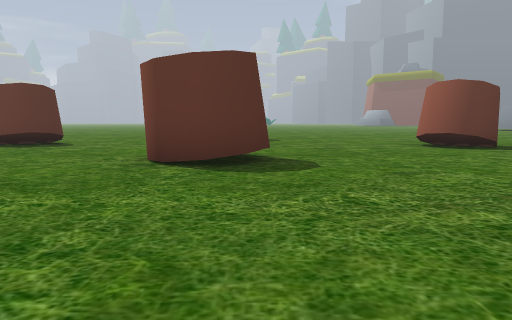
View 1 (above)

24 first-person views from a walk through a Godot game level. The camera is 1.2 m above the floor, tilts 6° down and sees 70° across. The floor is counted in squares, 2 m on a side. Each view is taken from the middle of a square. On the plan, view 1 faces up. The plan holds only what a view shows up to about 10 squares ahead; the rest is blank. The place goes on beyond the plan.

View 2
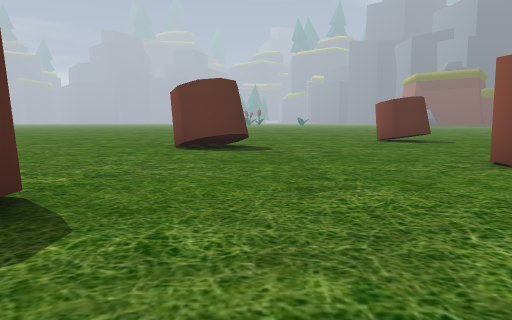

View 3
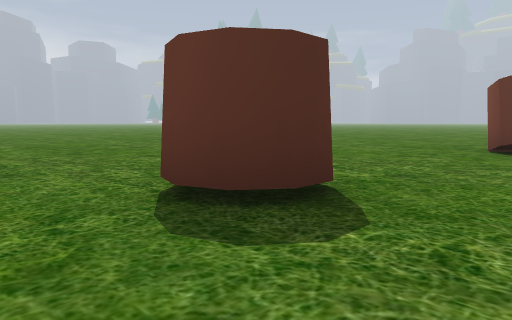

View 4
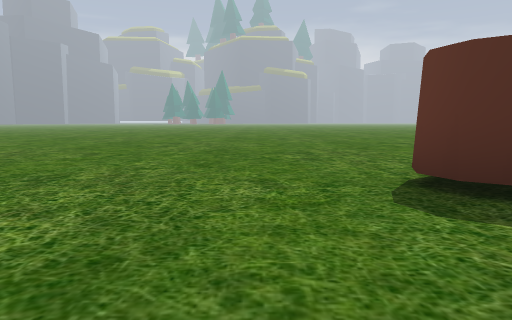

View 5
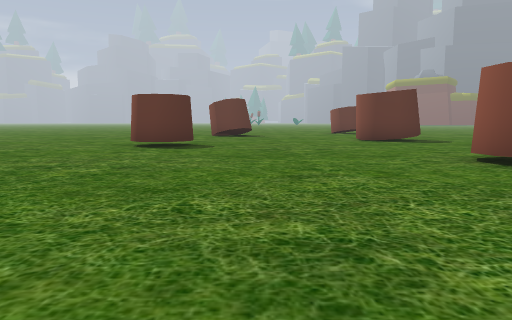

View 6
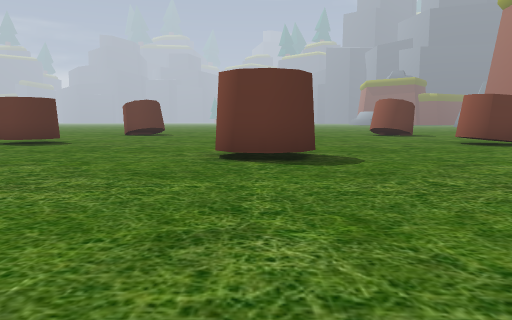

View 7
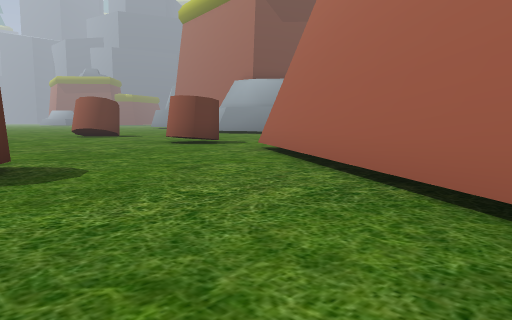

View 8
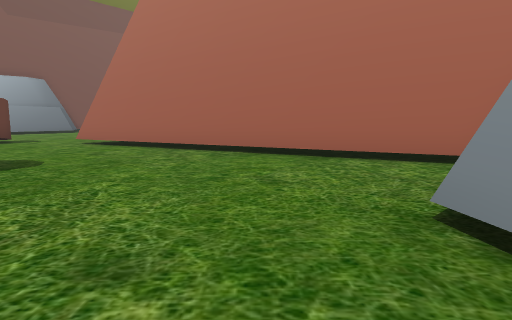

View 9
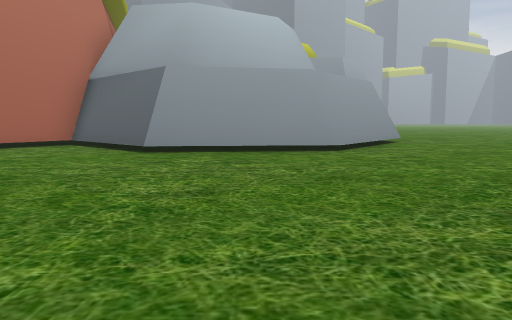

View 10
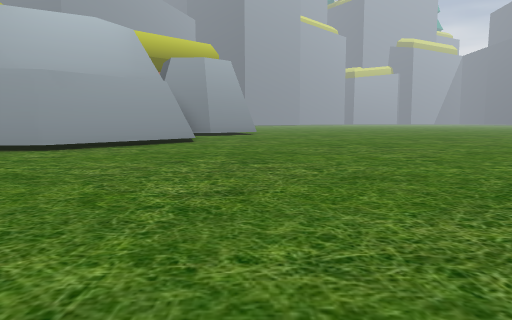

View 11
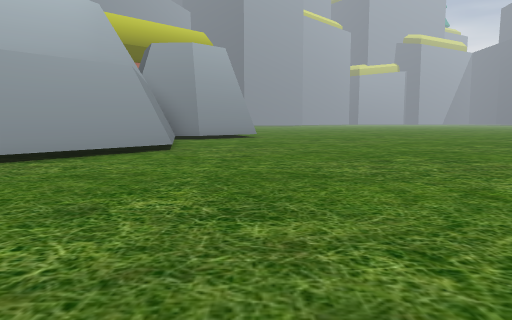

View 12
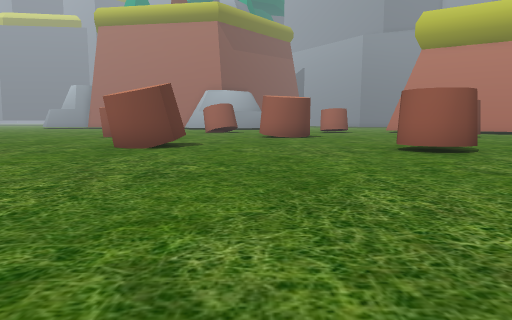

View 13
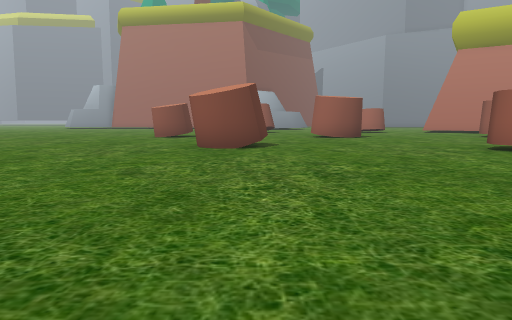

View 14
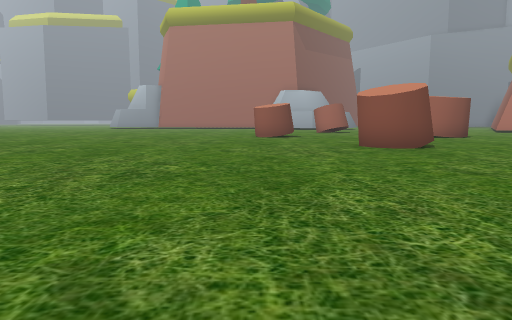

View 15
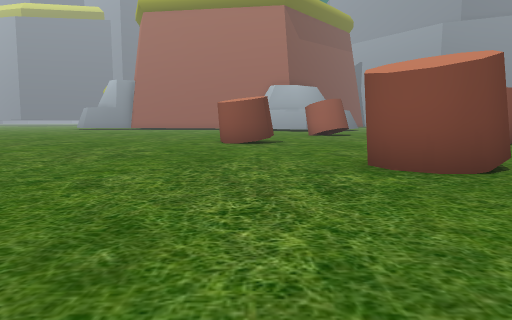

View 16
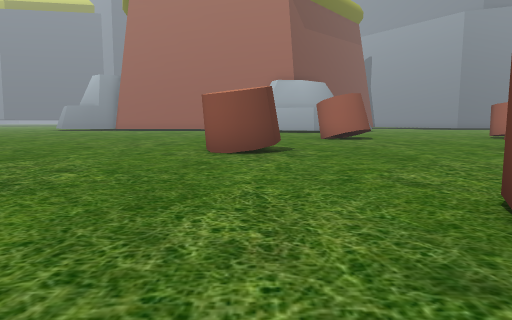

View 17
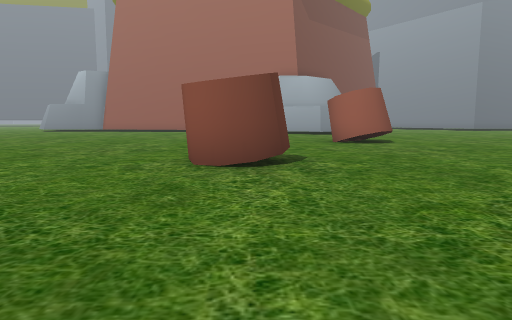

View 18
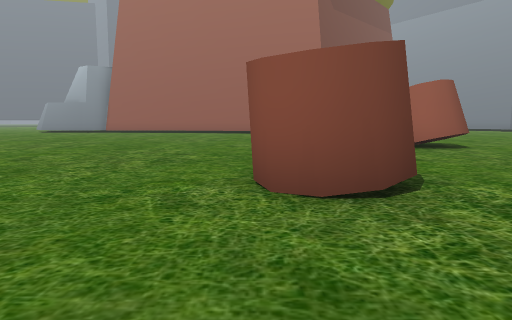

View 19
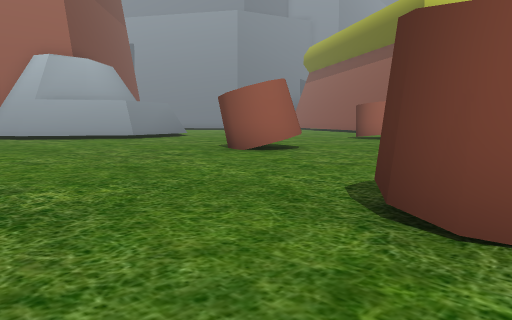

View 20
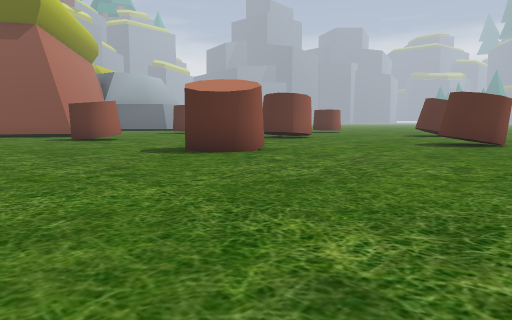

View 21
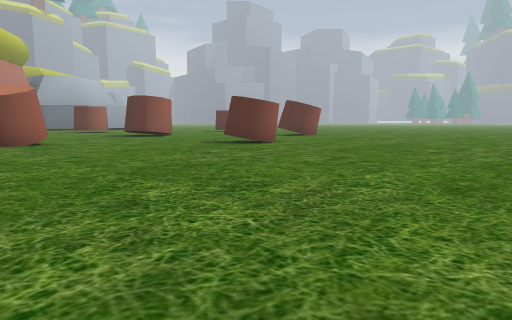

View 22
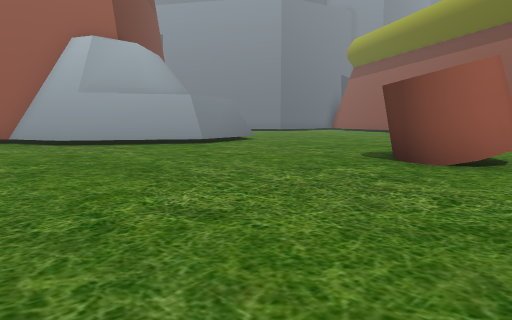

View 23
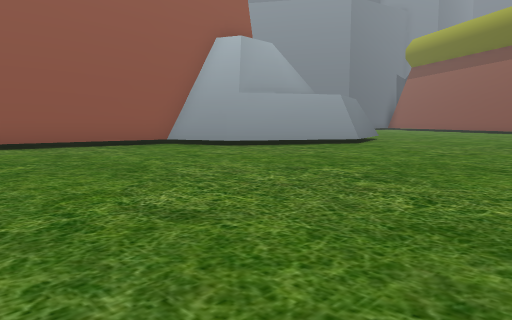

View 24
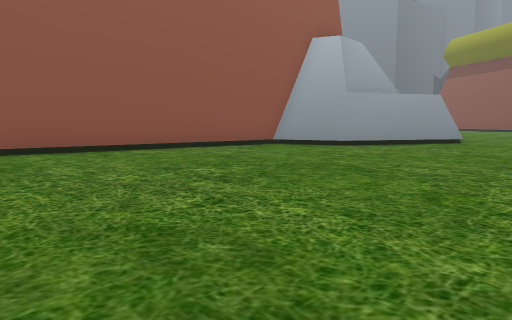

### Floor plan
Points are (right, up) in squares from view 1. A wall is a line through its corners. A room is listed if a view was taken in it or the views show most of it. See-through windows are left out.
Room 1 (views 1, 2, 3, 4, 5, 6, 7, 8, 9, 10, 11, 12, 13, 14, 15, 16, 17, 18, 19, 20, 21, 22, 23, 24)
walls: (0.2, 5.6) (-0.2, 5.1) (-0.7, 4.9) (-1.3, 5.1) (-1.7, 5.6) (-1.7, 6.2); (-0.5, 11.5) (-1, 11.7) (-1.2, 12.1) (-1.2, 12.5) (-1, 12.9) (-0.5, 13) (-0.1, 12.9) (0.4, 12.3); (0.2, 12.5) (0.2, 12.1) (-0.1, 11.7); (5.5, 8.3) (4.9, 8.1) (4.4, 8.2) (4, 8.7) (4, 9.1) (4.4, 9.6) (4.9, 9.8) (5.5, 9.6) (5.7, 9.2) (5.7, 8.6); (-5.2, 9.9) (-5.2, 9.4) (-5.5, 9) (-6.2, 8.8) (-6.6, 8.9); (-6.4, 8.7) (-6.9, 9.4) (-6.9, 9.9) (-6.6, 10.4) (-6, 10.5); (-6.6, 3.8) (-6.6, 3) (-6.9, 2.7) (-7.4, 2.5) (-7.8, 2.6) (-8.1, 3) (-8.1, 3.5) (-7.8, 3.9) (-7.4, 4) (-6.6, 3.8); (5.3, 1.9) (4.8, 2.1) (4.5, 2.5) (4.4, 2.9); (0, -0.8) (-0.3, -1.3) (-0.8, -1.5) (-1.3, -1.4) (-1.6, -1) (-1.7, -0.4); (11.2, 8.9) (12.9, 11.9) (14.7, 12.6); (11.7, 9.4) (12.4, 10.5); (12.4, 10.6) (13.1, 11.7) (14.6, 12.3) (15.6, 18.7); (-6.7, -6.7) (-2.8, -6.2); (-6.6, -6.9) (-2.8, -6.4) (-0.3, -8.7); (-0.2, -8.5) (5.1, -0.1); (-9, -9.6) (-6.6, -6.5); (-8.6, -11.5) (-9, -9.7) (-6.5, -6.7)
low walls: (11.3, 9.7) (11.7, 10.4); (12.4, 11.4) (12.8, 12.1); (-2.5, -6.4) (-0.2, -8.5); (-6.6, -6.5) (-5.4, -6.4)

Where each view was taken, in squares from view 1:
view 1: 0 up, 0 right, facing up
view 2: 1 up, 5 left, facing up
view 3: 1 up, 5 left, facing up-left
view 4: 1 up, 4 left, facing left
view 5: 6 down, 5 left, facing up
view 6: 7 down, 1 left, facing up
view 7: 6 down, 1 left, facing up-right
view 8: 5 down, 5 left, facing right
view 9: 1 up, 5 left, facing down
view 10: 1 up, 11 left, facing down
view 11: 2 down, 11 left, facing down
view 12: 7 up, 15 left, facing right
view 13: 9 up, 15 left, facing right
view 14: 13 up, 15 left, facing right
view 15: 12 up, 11 left, facing right
view 16: 12 up, 8 left, facing right
view 17: 12 up, 6 left, facing right
view 18: 13 up, 4 left, facing right
view 19: 15 up, 1 left, facing down-right
view 20: 15 up, 10 right, facing down-left
view 21: 20 up, 7 right, facing down-left
view 22: 15 up, 3 right, facing down-right
view 23: 18 up, 6 right, facing down-right
view 24: 20 up, 8 right, facing down-right
